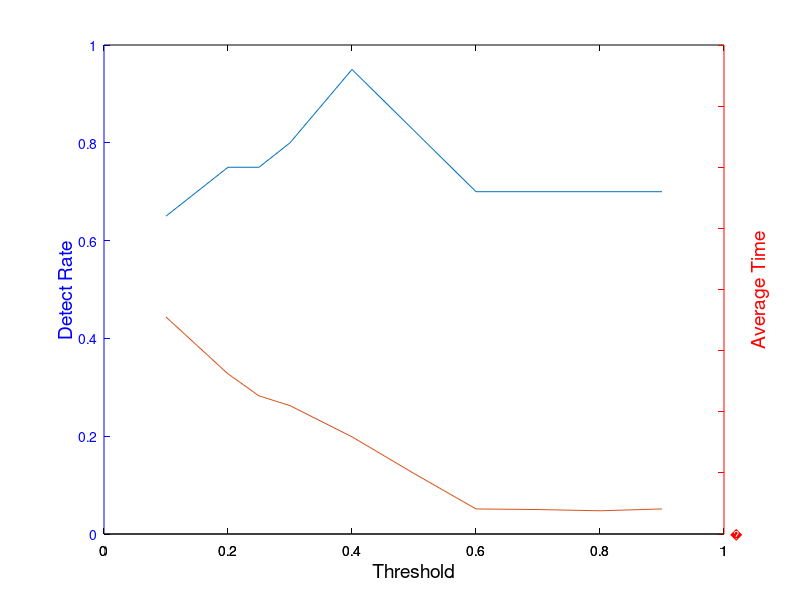

This figure's MATLAB source: (Note: this script raises an error after producing the figure.)
%t = 0:900; A = 1000; a = 0.005; b = 0.005;
%z1 = A*exp(-a*t);
%z2 = sin(b*t);
%[haxes,hline1,hline2] = plotyy(t,z1,t,z2,'semilogy','plot');
image_number = 40;
goal_number =  40;
thresholds = [0.1,0.2,0.25,0.3,0.4,0.5,0.6,0.7,0.8,0.9];
combine_number = [26,30,30,32,38,33,28,28,28,28];
template_number = [11,20,21,23,28,28,28,28,28,28];
surf_number         = [13,17,17,18,18,18,19,19,20,21];
combine_false_number = [0,0,2,2,2,7,12,12,12,12];
template_false_number = [0,0,2,2,2,7,12,12,12,12];
surf_false_number         = [0,0,0,0,0,0,0,0,0,0];
combine_time = [3.55,2.62,2.26,2.10,1.59,0.99,0.41,0.40,0.38,0.41];
template_time = [0.33,0.38,0.37,0.36,0.35,0.37,0.41,0.40,0.37,0.42];
surf_time         = [6.50,6.49,6.57,6.52,6.46,6.48,6.50,6.54,6.46,6.67];
combine_detect_rate = combine_number / goal_number;
template_detect_rate = template_number / goal_number;
surf_detect_rate         = surf_number / goal_number;
xmin = 0;
xmax = 1;
dmin = 0; 
dmax = 1;
tmin = 0;
tmax = 8;
[haxes1,hline1,hline2] = plotyy(thresholds,combine_detect_rate,thresholds,combine_time); 
axis(haxes1(1),[xmin,xmax,dmin,dmax]);
axis(haxes1(2),[xmin,xmax,tmin,tmax]);
set(get(haxes1(1),'Ylabel'),'String','Detect Rate','FontSize',14) ;
set(get(haxes1(2),'Ylabel'),'String','Average Time','FontSize',14) ;
set(get(haxes1(1),'Xlabel'),'String','Threshold','FontSize',14);
set(haxes1(1),'XColor','k','YColor','b') ;
set(haxes1(2),'XColor','k','YColor','r') ;
set(haxes1(2),'YTick',0:8);
set(haxes1(2),'YTickLabel',{0,1,2,3,4,5,6,7,8})
set(hline1,'Line','-','color','b','LineWidth',3,'Marker','^','MarkerFaceColor','g','MarkerEdgeColor','g','MarkerSize',10);
set(hline2,'Line','-','color','r','LineWidth',3,'Marker','^','MarkerFaceColor','g','MarkerEdgeColor','g','MarkerSize',10);
%set(hline1,'color','b');
%set(hline2,'color','r');
hold on;
[haxes2,hline3,hline4] = plotyy(thresholds,template_detect_rate,thresholds,template_time);
axis(haxes2(1),[xmin,xmax,dmin,dmax]);
axis(haxes2(2),[xmin,xmax,tmin,tmax]);
set(haxes2(1),'XColor','k','YColor','b') ;
set(haxes2(2),'XColor','k','YColor','r') ;
set(haxes2(2),'YTick',0:8);
set(haxes2(2),'YTickLabel',{0,1,2,3,4,5,6,7,8})
set(hline3,'Line','-','color','b','LineWidth',3,'Marker','s','MarkerFaceColor','m','MarkerEdgeColor','m','MarkerSize',10);
set(hline4,'Line','-','color','r','LineWidth',3,'Marker','s','MarkerFaceColor','m','MarkerEdgeColor','m','MarkerSize',10);
hold on;  
[haxes3,hline5,hline6] = plotyy(thresholds,surf_detect_rate,thresholds,surf_time);
axis(haxes3(1),[xmin,xmax,dmin,dmax]);
axis(haxes3(2),[xmin,xmax,tmin,tmax]);
set(haxes3(1),'XColor','k','YColor','b') ;
set(haxes3(2),'XColor','k','YColor','r') ;
set(haxes3(2),'YTick',0:8);
set(haxes3(2),'YTickLabel',{0,1,2,3,4,5,6,7,8})
set(hline5,'Line','-','color','b','LineWidth',3,'Marker','o','MarkerFaceColor','c','MarkerEdgeColor','c','MarkerSize',10);
set(hline6,'Line','-','color','r','LineWidth',3,'Marker','o','MarkerFaceColor','c','MarkerEdgeColor','c','MarkerSize',10);
H = [hline1,hline2,hline3,hline4,hline5,hline6];
legend(H,'Our proposal Detect Rate','Our proposal Average Time','Template Matching Detect Rate','Template Matching Average Time','Surf Matching Detect Rate','Surf Matching Average Time');